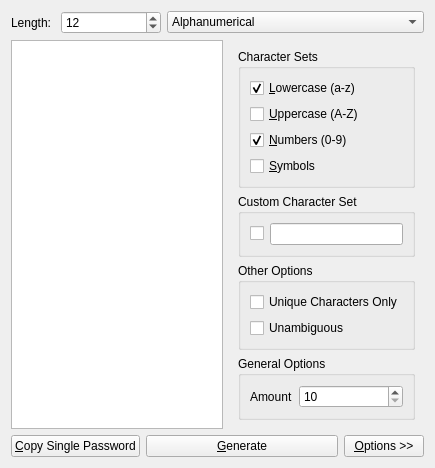
<?xml version="1.0" encoding="UTF-8"?>
<ui version="4.0">
 <class>KPassGen</class>
 <widget class="QWidget" name="KPassGen">
  <property name="geometry">
   <rect>
    <x>0</x>
    <y>0</y>
    <width>435</width>
    <height>464</height>
   </rect>
  </property>
  <property name="windowTitle">
   <string>Form</string>
  </property>
  <layout class="QVBoxLayout" name="verticalLayout_8">
   <item>
    <layout class="QHBoxLayout" name="horizontalLayout_2" stretch="0,0,1">
     <item>
      <widget class="QLabel" name="label">
       <property name="sizePolicy">
        <sizepolicy hsizetype="Minimum" vsizetype="Preferred">
         <horstretch>0</horstretch>
         <verstretch>0</verstretch>
        </sizepolicy>
       </property>
       <property name="text">
        <string>Length: </string>
       </property>
       <property name="buddy">
        <cstring>spinLength</cstring>
       </property>
      </widget>
     </item>
     <item>
      <widget class="KIntSpinBox" name="spinLength">
       <property name="sizePolicy">
        <sizepolicy hsizetype="Preferred" vsizetype="Fixed">
         <horstretch>0</horstretch>
         <verstretch>0</verstretch>
        </sizepolicy>
       </property>
       <property name="minimumSize">
        <size>
         <width>100</width>
         <height>0</height>
        </size>
       </property>
       <property name="minimum">
        <number>1</number>
       </property>
       <property name="maximum">
        <number>1024</number>
       </property>
       <property name="value">
        <number>12</number>
       </property>
      </widget>
     </item>
     <item>
      <widget class="QComboBox" name="comboType">
       <item>
        <property name="text">
         <string>Alphanumerical</string>
        </property>
       </item>
       <item>
        <property name="text">
         <string>Hex</string>
        </property>
       </item>
      </widget>
     </item>
    </layout>
   </item>
   <item>
    <layout class="QHBoxLayout" name="horizontalLayout">
     <item>
      <widget class="PasswordList" name="listPasswords"/>
     </item>
     <item>
      <widget class="QWidget" name="optionspane" native="true">
       <layout class="QVBoxLayout" name="verticalLayout">
        <item>
         <widget class="QStackedWidget" name="stackedWidget">
          <property name="sizePolicy">
           <sizepolicy hsizetype="Minimum" vsizetype="Preferred">
            <horstretch>0</horstretch>
            <verstretch>0</verstretch>
           </sizepolicy>
          </property>
          <property name="currentIndex">
           <number>0</number>
          </property>
          <widget class="QWidget" name="page">
           <layout class="QVBoxLayout" name="verticalLayout_3">
            <property name="margin">
             <number>0</number>
            </property>
            <item>
             <widget class="QGroupBox" name="groupBox">
              <property name="sizePolicy">
               <sizepolicy hsizetype="Preferred" vsizetype="Preferred">
                <horstretch>0</horstretch>
                <verstretch>0</verstretch>
               </sizepolicy>
              </property>
              <property name="title">
               <string>Character Sets</string>
              </property>
              <layout class="QVBoxLayout" name="verticalLayout_2">
               <item>
                <widget class="QCheckBox" name="checkAlphaLowercase">
                 <property name="whatsThis">
                  <string>Sets whether or not lowercase characters are allowed to appear in the password (a-z).</string>
                 </property>
                 <property name="text">
                  <string>&amp;Lowercase (a-z)</string>
                 </property>
                 <property name="checked">
                  <bool>true</bool>
                 </property>
                </widget>
               </item>
               <item>
                <widget class="QCheckBox" name="checkAlphaUppercase">
                 <property name="whatsThis">
                  <string>Sets whether or not uppercase characters are allowed to appear in the password (A-Z).</string>
                 </property>
                 <property name="text">
                  <string>&amp;Uppercase (A-Z)</string>
                 </property>
                </widget>
               </item>
               <item>
                <widget class="QCheckBox" name="checkAlphaNumbers">
                 <property name="whatsThis">
                  <string>Sets whether or not numbers are allowed to appear in the password (0-9).</string>
                 </property>
                 <property name="text">
                  <string>&amp;Numbers (0-9)</string>
                 </property>
                 <property name="checked">
                  <bool>true</bool>
                 </property>
                </widget>
               </item>
               <item>
                <widget class="QCheckBox" name="checkAlphaSymbols">
                 <property name="whatsThis">
                  <string>Sets whether or not special symbols are allowed to appear in the password.</string>
                 </property>
                 <property name="text">
                  <string>&amp;Symbols</string>
                 </property>
                </widget>
               </item>
              </layout>
             </widget>
            </item>
            <item>
             <widget class="QGroupBox" name="groupBox_4">
              <property name="title">
               <string>Custom Character Set</string>
              </property>
              <layout class="QVBoxLayout" name="verticalLayout_7">
               <item>
                <layout class="QHBoxLayout" name="horizontalLayout_4">
                 <item>
                  <widget class="QCheckBox" name="checkAlphaCustom">
                   <property name="text">
                    <string/>
                   </property>
                  </widget>
                 </item>
                 <item>
                  <widget class="KLineEdit" name="lineAlphaCustom">
                   <property name="whatsThis">
                    <string>A list of custom characters to be allowed in the password. Note: duplicates (including with the above options) will be merged (unless &quot;Unique Characters Only&quot; is checked.</string>
                   </property>
                  </widget>
                 </item>
                </layout>
               </item>
              </layout>
             </widget>
            </item>
            <item>
             <widget class="QGroupBox" name="groupBox_3">
              <property name="title">
               <string>Other Options</string>
              </property>
              <layout class="QVBoxLayout" name="verticalLayout_6">
               <item>
                <widget class="QCheckBox" name="checkAlphaUnique">
                 <property name="whatsThis">
                  <string>Do not generate passwords with duplicate characters.</string>
                 </property>
                 <property name="text">
                  <string>Unique Characters Only</string>
                 </property>
                </widget>
               </item>
               <item>
                <widget class="QCheckBox" name="checkAlphaUnambiguous">
                 <property name="whatsThis">
                  <string>Removed similar characters from the </string>
                 </property>
                 <property name="text">
                  <string>Unambiguous</string>
                 </property>
                </widget>
               </item>
              </layout>
             </widget>
            </item>
            <item>
             <spacer name="verticalSpacer">
              <property name="orientation">
               <enum>Qt::Vertical</enum>
              </property>
              <property name="sizeHint" stdset="0">
               <size>
                <width>0</width>
                <height>0</height>
               </size>
              </property>
             </spacer>
            </item>
           </layout>
          </widget>
          <widget class="QWidget" name="page_2">
           <layout class="QVBoxLayout" name="verticalLayout_5">
            <item>
             <widget class="QGroupBox" name="groupBox_2">
              <property name="title">
               <string>Hex Options</string>
              </property>
              <layout class="QVBoxLayout" name="verticalLayout_4">
               <item>
                <widget class="QRadioButton" name="radioHexLower">
                 <property name="text">
                  <string>&amp;Lowercase</string>
                 </property>
                </widget>
               </item>
               <item>
                <widget class="QRadioButton" name="radioHexUpper">
                 <property name="text">
                  <string>&amp;Uppercase</string>
                 </property>
                 <property name="checked">
                  <bool>true</bool>
                 </property>
                </widget>
               </item>
              </layout>
             </widget>
            </item>
            <item>
             <spacer name="verticalSpacer_2">
              <property name="orientation">
               <enum>Qt::Vertical</enum>
              </property>
              <property name="sizeHint" stdset="0">
               <size>
                <width>0</width>
                <height>193</height>
               </size>
              </property>
             </spacer>
            </item>
           </layout>
          </widget>
         </widget>
        </item>
        <item>
         <widget class="QGroupBox" name="groupBox_5">
          <property name="title">
           <string>General Options</string>
          </property>
          <layout class="QFormLayout" name="formLayout">
           <item row="0" column="0">
            <widget class="QLabel" name="label_2">
             <property name="text">
              <string>Amount</string>
             </property>
             <property name="buddy">
              <cstring>spinAmount</cstring>
             </property>
            </widget>
           </item>
           <item row="0" column="1">
            <widget class="KIntSpinBox" name="spinAmount">
             <property name="whatsThis">
              <string>The number of passwords to generate at a time</string>
             </property>
             <property name="minimum">
              <number>10</number>
             </property>
             <property name="maximum">
              <number>100</number>
             </property>
            </widget>
           </item>
          </layout>
         </widget>
        </item>
       </layout>
      </widget>
     </item>
    </layout>
   </item>
   <item>
    <layout class="QHBoxLayout" name="horizontalLayout_3">
     <item>
      <widget class="KPushButton" name="buttonCopy">
       <property name="sizePolicy">
        <sizepolicy hsizetype="Preferred" vsizetype="Fixed">
         <horstretch>0</horstretch>
         <verstretch>0</verstretch>
        </sizepolicy>
       </property>
       <property name="text">
        <string>&amp;Copy Single Password</string>
       </property>
      </widget>
     </item>
     <item>
      <widget class="KPushButton" name="buttonGenerate">
       <property name="sizePolicy">
        <sizepolicy hsizetype="MinimumExpanding" vsizetype="Fixed">
         <horstretch>0</horstretch>
         <verstretch>0</verstretch>
        </sizepolicy>
       </property>
       <property name="text">
        <string>&amp;Generate</string>
       </property>
      </widget>
     </item>
     <item>
      <widget class="KPushButton" name="buttonOptions">
       <property name="sizePolicy">
        <sizepolicy hsizetype="Preferred" vsizetype="Fixed">
         <horstretch>0</horstretch>
         <verstretch>0</verstretch>
        </sizepolicy>
       </property>
       <property name="text">
        <string>&amp;Options &gt;&gt;</string>
       </property>
       <property name="checkable">
        <bool>true</bool>
       </property>
      </widget>
     </item>
    </layout>
   </item>
  </layout>
 </widget>
 <customwidgets>
  <customwidget>
   <class>PasswordList</class>
   <extends>QListWidget</extends>
   <header location="global">passwordlist.h</header>
  </customwidget>
  <customwidget>
   <class>KIntSpinBox</class>
   <extends>QSpinBox</extends>
   <header location="global">knuminput.h</header>
  </customwidget>
  <customwidget>
   <class>KLineEdit</class>
   <extends>QLineEdit</extends>
   <header location="global">klineedit.h</header>
  </customwidget>
  <customwidget>
   <class>KPushButton</class>
   <extends>QPushButton</extends>
   <header location="global">kpushbutton.h</header>
  </customwidget>
 </customwidgets>
 <resources/>
 <connections>
  <connection>
   <sender>comboType</sender>
   <signal>currentIndexChanged(int)</signal>
   <receiver>stackedWidget</receiver>
   <slot>setCurrentIndex(int)</slot>
   <hints>
    <hint type="sourcelabel">
     <x>486</x>
     <y>24</y>
    </hint>
    <hint type="destinationlabel">
     <x>600</x>
     <y>56</y>
    </hint>
   </hints>
  </connection>
  <connection>
   <sender>buttonOptions</sender>
   <signal>toggled(bool)</signal>
   <receiver>optionspane</receiver>
   <slot>setVisible(bool)</slot>
   <hints>
    <hint type="sourcelabel">
     <x>586</x>
     <y>458</y>
    </hint>
    <hint type="destinationlabel">
     <x>628</x>
     <y>399</y>
    </hint>
   </hints>
  </connection>
 </connections>
</ui>
